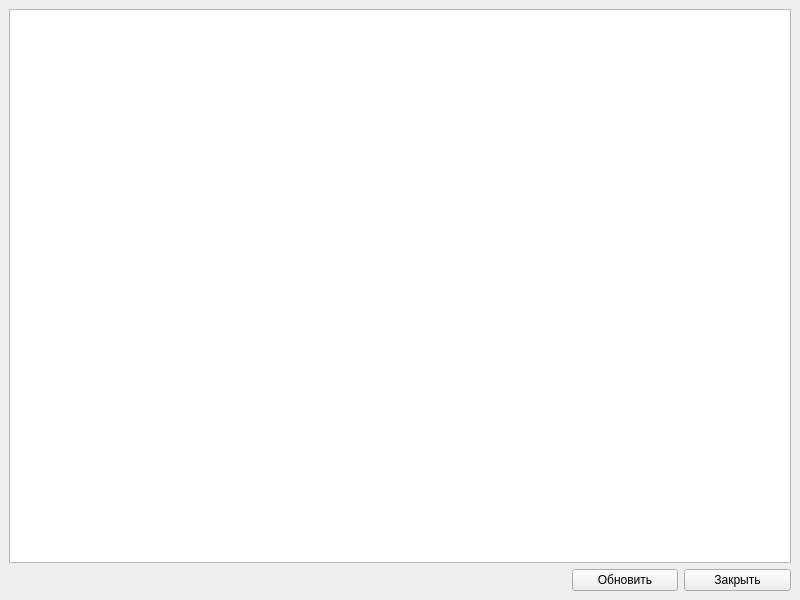
<?xml version="1.0" encoding="UTF-8"?>
<ui version="4.0">
 <class>WorkerWindow</class>
 <widget class="QMainWindow" name="WorkerWindow">
  <property name="geometry">
   <rect>
    <x>0</x>
    <y>0</y>
    <width>800</width>
    <height>600</height>
   </rect>
  </property>
  <property name="windowTitle">
   <string>WorkerWindow</string>
  </property>
  <widget class="QWidget" name="centralwidget">
   <layout class="QGridLayout" name="gridLayout">
    <item row="0" column="0" colspan="7">
     <widget class="QListWidget" name="listWidget"/>
    </item>
    <item row="1" column="6">
     <widget class="QPushButton" name="pushButton_close">
      <property name="text">
       <string>Закрыть</string>
      </property>
     </widget>
    </item>
    <item row="1" column="5">
     <widget class="QPushButton" name="pushButton_reload">
      <property name="text">
       <string>Обновить</string>
      </property>
     </widget>
    </item>
   </layout>
  </widget>
 </widget>
 <resources/>
 <connections/>
</ui>
